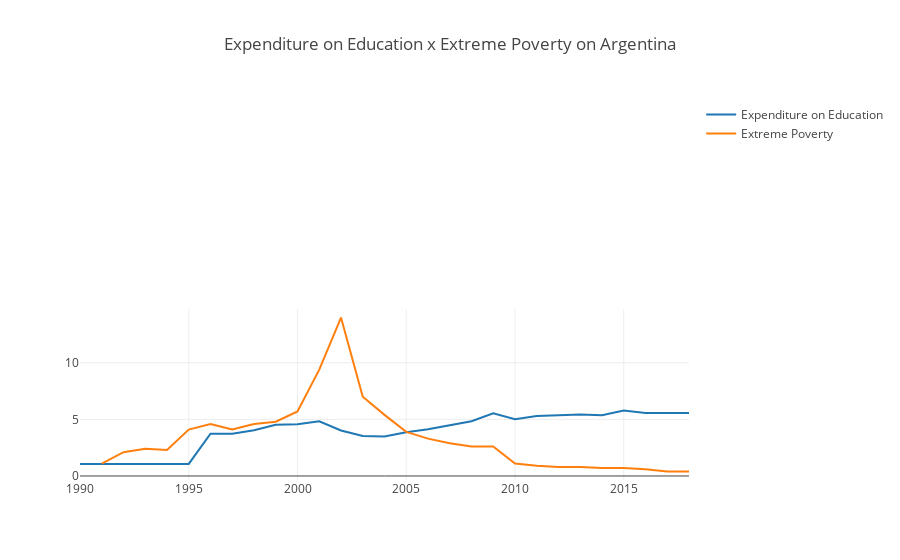

The notebook cell saved with this chart:
### Code cell
py(fig_argentina)

### Figure 1 — Plotly figure (JSON) as saved in the notebook; plotly's stock layout.template omitted (floating-point values rounded to 4 significant figures)
{"data": [{"name": "Expenditure on Education", "type": "scatter", "uid": "0fe521f0-8725-42ec-ad98-be28347499e0", "x": ["1990", "1991", "1992", "1993", "1994", "1995", "1996", "1997", "1998", "1999", "2000", "2001", "2002", "2003", "2004", "2005", "2006", "2007", "2008", "2009", "2010", "2011", "2012", "2013", "2014", "2015", "2016", "2017", "2018"], "xaxis": "x2", "y": [1.067, 1.067, 1.067, 1.067, 1.067, 1.067, 3.732, 3.732, 4.04, 4.522, 4.58, 4.834, 4.017, 3.535, 3.487, 3.86, 4.128, 4.463, 4.844, 5.531, 5.02, 5.291, 5.346, 5.437, 5.361, 5.776, 5.572, 5.572, 5.572], "yaxis": "y2"}, {"name": "Extreme Poverty", "type": "scatter", "uid": "94c47c69-e702-4f53-b8c5-73958160b3c0", "x": ["1990", "1991", "1992", "1993", "1994", "1995", "1996", "1997", "1998", "1999", "2000", "2001", "2002", "2003", "2004", "2005", "2006", "2007", "2008", "2009", "2010", "2011", "2012", "2013", "2014", "2015", "2016", "2017", "2018"], "xaxis": "x2", "y": [null, 1.1, 2.1, 2.4, 2.3, 4.1, 4.6, 4.1, 4.6, 4.8, 5.7, 9.4, 14, 7, 5.4, 3.9, 3.3, 2.9, 2.6, 2.6, 1.1, 0.9, 0.8, 0.8, 0.7, 0.7, 0.6, 0.4, 0.4], "yaxis": "y2"}], "layout": {"title": {"text": "Expenditure on Education x Extreme Poverty on Argentina"}, "xaxis": {"title": {"text": "Year"}}, "xaxis2": {"anchor": "y2"}, "yaxis": {"title": {"text": "% GDP"}}, "yaxis2": {"anchor": "x2", "domain": [0, 0.45]}}}
